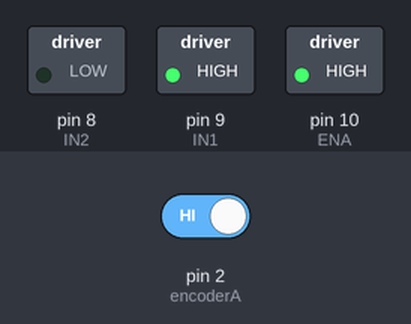
Bench run of a sketch on a simulated Arduino Uno, built with avr-gcc and run on an emulated ATmega328P. On the bench: switched loads named in the sketch (green lamp = pin HIGH). The inputs (shaded band) are chosen by the test bench; at power-on: pin 2 (encoderA) HIGH. What the sketch prints to the serial monitor is not drawn.

Above: at 0.1 s.
Timing chart, 0 to 1.6 s (numbered marks = the images above):
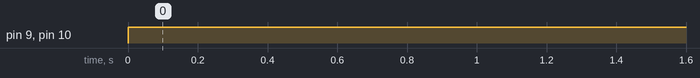

Measured:
- by itself, pin 9 (IN1), pin 10 (ENA): LOW → HIGH at 0.00 s

The sketch:

part4_bang_bang.ino
```cpp
//Code for Lab 4 part 4 bang-bang controller
//Callie Branyan 5/6/2019

//Initialize pins
//Channel A needs to be on interrupt pin 2
const int encoderA = 2;
const int encoderB = 4;
int ENA = 10;
int IN1 = 9;
int IN2 = 8;

//Initialize variables
int ticks = 0;

void setup() {

Serial.begin(9600);

pinMode(encoderA, INPUT);
pinMode(encoderB, INPUT);
pinMode(ENA, OUTPUT);
pinMode(IN1, OUTPUT);
pinMode(IN2, OUTPUT);

//If seeing signal on Channel A, jump to interrupt to count ticks
attachInterrupt(digitalPinToInterrupt(encoderA), tick_counts, RISING);
}

void loop() {

//Start motor at full speed
  analogWrite(ENA, 255);

  Serial.print("Ticks = ");
  Serial.println(ticks);

//Setpoint is 1000 ticks. Switch directions back and forth of 1000 ticks to try and "hover" there. Will never be at steady state
//It definitely goes back and forth around 1000, did not implement anything to deal with overshoot

  if(ticks >= 1000)  {
    digitalWrite(IN1, LOW);
    digitalWrite(IN2, HIGH);
  }
  else  {
    digitalWrite(IN1, HIGH);
    digitalWrite(IN2, LOW);
  }
delay(100);

}

//function for counting ticks depending on state of Encoder Channel B
//Based on a check on an initial guess, my Channel B is HIGH when turning the shaft CW and low when turning CCW
void tick_counts() {
  if(digitalRead(encoderB) == HIGH)  {
    ticks = ticks - 1;
  }
  else {
    ticks = ticks + 1;
  }

}
```
